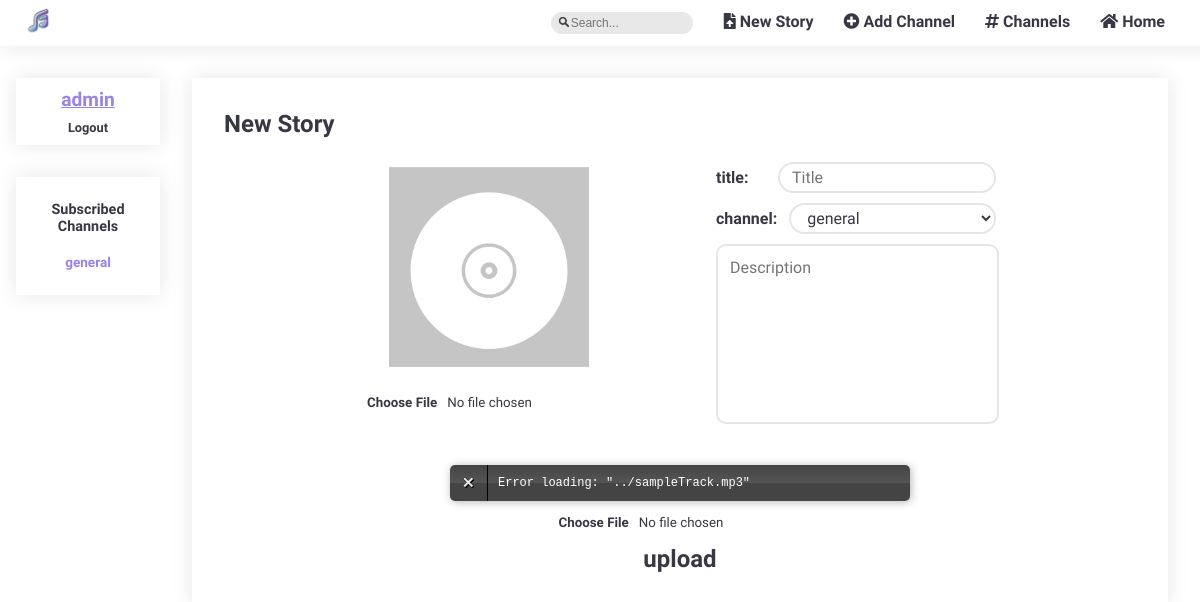
/pages/upload.php?user=admin (signed in), run on an earlier commit of the app's database.
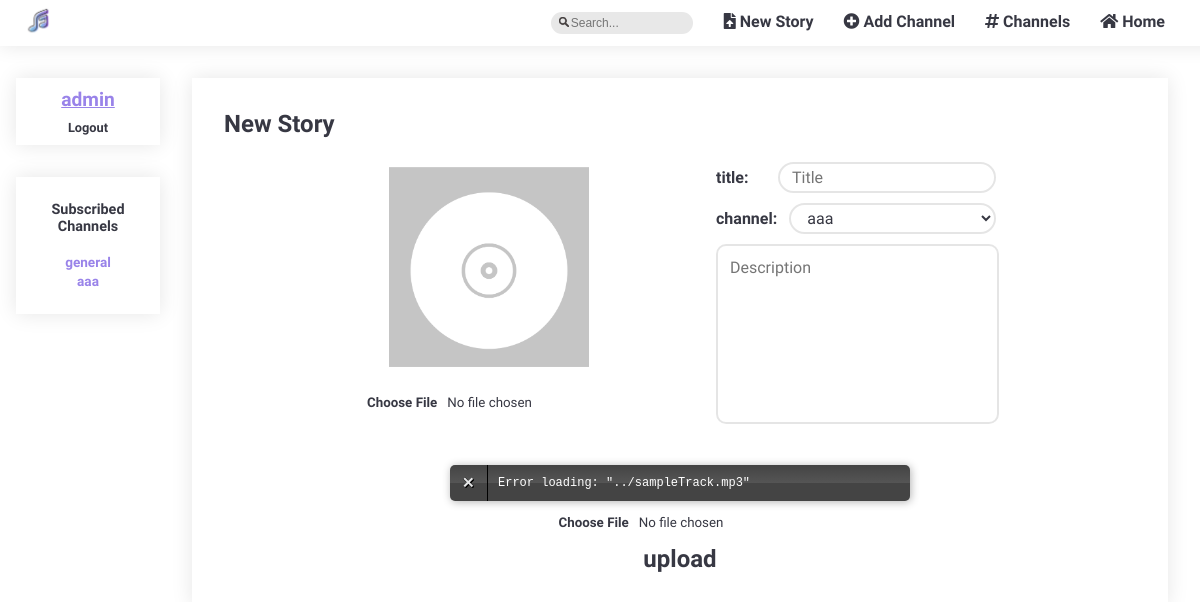
And on a later commit of the database.
### tables this page shows
CREATE TABLE subscribed (
  id INTEGER PRIMARY KEY,
  user VARCHAR REFERENCES users,
  channel VARCHAR REFERENCES channels
);

CREATE TABLE channels (
  name VARCHAR PRIMARY KEY,
  author VARCHAR REFERENCES users,
  description VARCHAR
);

### database/db_channels.php (called while the page is built, shortened)
<?php
  include('../database/db_connection.php');
  function getChannels() {
    global $db;
    $stmt = $db->prepare('SELECT * FROM channels');
    $stmt->execute(array());
    return $stmt->fetchAll();
  }
  function getSubbedChannels($username) {
    global $db;
    $stmt = $db->prepare('SELECT * FROM subscribed WHERE user = ?');
    $stmt->execute(array($username));
    return $stmt->fetchAll();
  }
?>

### templates/tpl_account.php (the view, shortened to what this page needs)
<?php function draw_sidebar($subbed_channels) {
?>
  <section id="sidebar">
    <?php
      draw_sidebar_login();
      draw_sidebar_subs($subbed_channels);
    ?>
  </section>
<?php } ?>
<?php function draw_sidebar_login() {
  if (isset($_SESSION['username']))
  {
    $username = $_SESSION['username'];?>
    <section id="sidebar_login">
        <a href="../pages/edit_profile.php?user=<?= $username ?>"><?= $username ?></a>
        <div><a href="../actions/action_logout.php">Logout</a></div>
    </section>
    <?php }
} ?>
<?php function draw_sidebar_subs($subbed_channels) {
  if (isset($_SESSION['username']) && !empty($subbed_channels)) {
    ?>
    <section id="sidebar_subs">
      <h1>Subscribed Channels</h1>
      <ul>
        <?php
          foreach($subbed_channels as $subbed_channel) { ?>
            <li>
              <a href="../pages/channel_page.php?channel=<?= $subbed_channel['channel'] ?>"><?= $subbed_channel['channel'] ?></a>
            </li>
        <?php }
        ?>
      </ul>
    </section>
<?php }
}?>

### templates/tpl_upload.php (shortened to what this page needs)
<?php
 function draw_upload() {
 ?>
  <section id="upload">
        <div id="h1upload"><h1>New Story</h1></div>
        <form action="../actions/action_upload_story.php" method="POST" enctype="multipart/form-data">
            <div id=uploadInfo>
                <div id = "uploadFile">
                    <img id="uploadedImage" src= "../img/templatetrackcover.png" height="200" width="200"/>
                    <input type="file" name="image" id="image" onchange="onImageSelected(event)"/>
                </div>
                <div id="infoBlock">
                    <label class="inputLabel">title:
                        <input class="inputField" type="text" name="title" placeholder="Title" autocomplete="new-username" required>
                    </label>
                    <label class="inputLabel">channel:
                        <select name="channels">
                        <?php
                            $channels =getChannels();
                            foreach($channels as $channel){
                                foreach($channel as $channel_name){
                                    $option = $channel_name;
                                    break;
                                }
                            }?>
                                <option value=<?php $option ?>><?php echo $option ?></option>
                        </select>
                    </label>
                    <textarea class="inputField" rows="8" cols="50" name="description" placeholder="Description" required></textarea>
                </div>
            </div>
            <div id = "uploadInfo2">
                <div id="audiojs">
                </div>
                <input type="file" name="track" id="track" onchange="onTrackSelected(event)"/>
            </div>
            <span id="save"><input type="submit" value="upload" /></span>
        </form>
   </section>
<?php } ?>

What changed in the data, as far as the page shows it:
no longer on this page (row unchanged): channels: channels "general"
added subscribed: channel "aaa"
added channels: channels "aaa"
